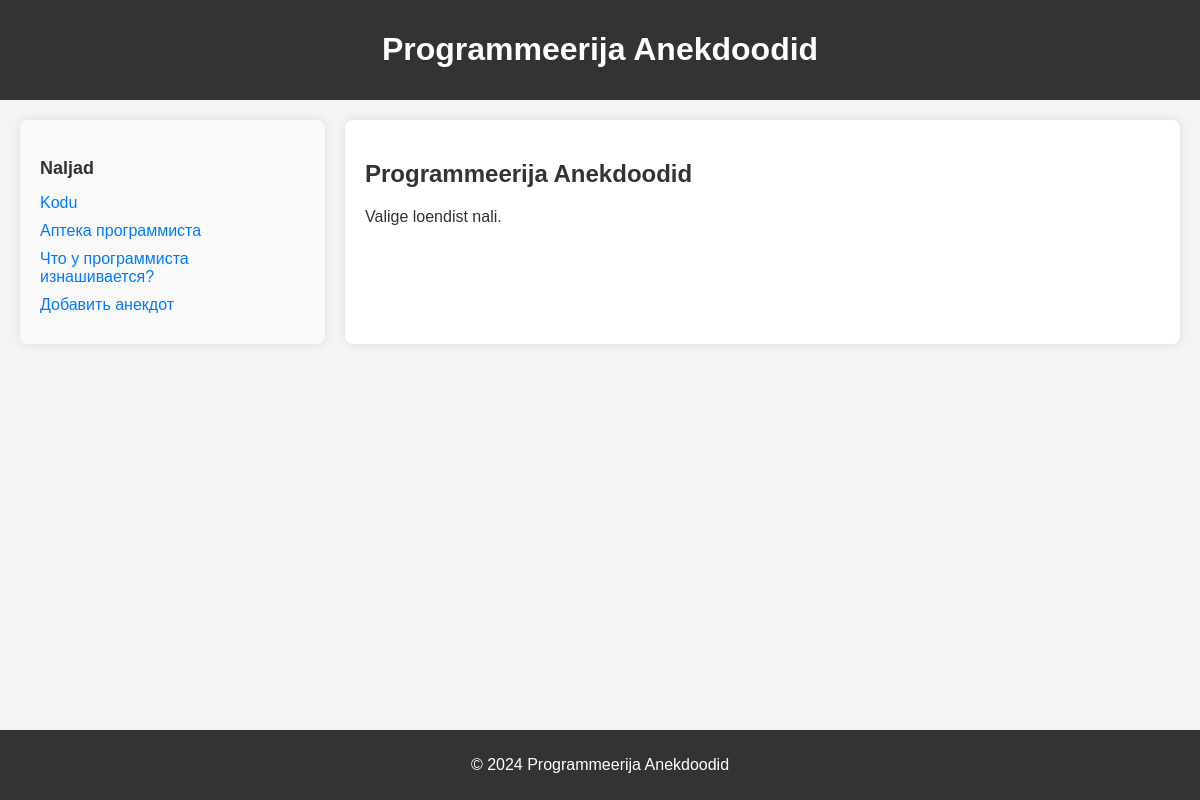
The page /mobiilimall/ulessane3/index.php on the database its author committed.
### tables this page shows
CREATE TABLE `anekdoot` (
  `Id` int(11) NOT NULL,
  `Nimetus` varchar(70) DEFAULT NULL,
  `Kuupaev` date DEFAULT NULL,
  `Kirjeldus` varchar(400) DEFAULT NULL
);

### mobiilimall/ulessane3/menu.php (the view, shortened to what this page needs)
<?php
global $yhendus;
$paring = $yhendus->prepare("SELECT Id, Nimetus FROM anekdoot");
$paring->bind_result($Id, $Nimetus);
$paring->execute();
$paring->store_result();
echo '
<div class="menu">
    <h3>Naljad</h3>
    <ul>';
echo "<li><a href='index.php'>Kodu</li></a>";
while ($paring->fetch()) {
    echo '<li><a href="?anecdote=' . $Id . '">' . htmlspecialchars($Nimetus) . '</a></li>';
}
echo '<li><a href="?lisaAnekdoot">Добавить анекдот</a>';
echo '</ul></div>';
?>

### mobiilimall/ulessane3/anecdoteStyle.css (style rules this page uses)
body { font-family: Arial, sans-serif; background-color: #f4f4f4; margin: 0; padding: 0; color: #333; }
.menu { flex: 1; padding: 20px; background-color: #f9f9f9; border-radius: 8px; box-shadow: 0 0 10px rgba(0, 0, 0, 0.1); }
.menu h3 { font-size: 18px; font-weight: bold; margin-bottom: 15px; color: #333; }
.menu ul { list-style-type: none; padding: 0; margin: 0; }
.menu ul li { margin: 10px 0; }
.menu ul li a { text-decoration: none; color: #007bff; font-size: 16px; transition: color 0.3s ease; }
h3 { color: #333; font-size: 20px; margin-bottom: 10px; }
ul { list-style-type: none; padding: 0; }
ul li { margin: 10px 0; }
ul li a { text-decoration: none; color: #007bff; font-size: 16px; }

### mobiilimall/ulessane3/header.php (style rules this page uses)
body { font-family: Arial, sans-serif; background-color: #f4f4f4; margin: 0; padding: 0; color: #333; }
.menu { width: 25%; padding: 20px; background-color: #f9f9f9; border-radius: 8px; box-shadow: 0 0 10px rgba(0, 0, 0, 0.1); }
.menu h3 { font-size: 18px; font-weight: bold; margin-bottom: 15px; color: #333; }
.menu ul { list-style-type: none; padding: 0; margin: 0; }
.menu ul li { margin: 10px 0; }
.menu ul li a { text-decoration: none; color: #007bff; font-size: 16px; transition: color 0.3s ease; }

### mobiilimall/ulessane3/menu.php (style rules this page uses)
.menu { width: 25%; padding: 20px; background-color: #f9f9f9; border-radius: 8px; box-shadow: 0 0 10px rgba(0, 0, 0, 0.1); }
.menu h3 { font-size: 18px; font-weight: bold; margin-bottom: 15px; color: #333; }
.menu ul { list-style-type: none; padding: 0; margin: 0; }
.menu ul li { margin: 10px 0; }
.menu ul li a { text-decoration: none; color: #007bff; font-size: 16px; transition: color 0.3s ease; }

### rows shown on the page
anekdoot: Nimetus "Аптека программиста"
anekdoot: Nimetus "Что у программиста изнашивается?"
